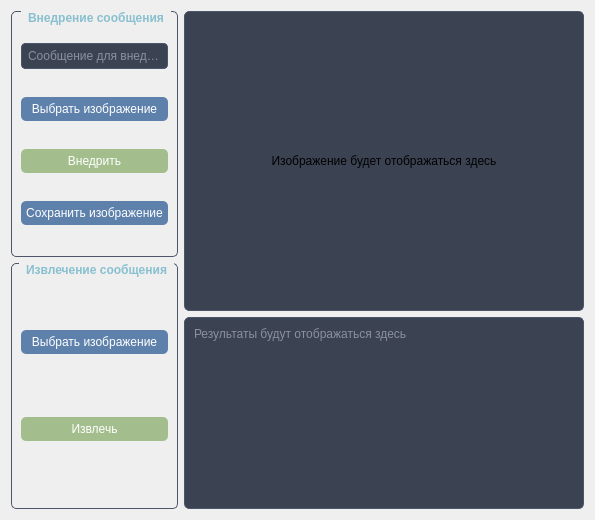
      <widget class="QWidget" name="tabSteganography">
       <attribute name="title">
        <string>Стеганография</string>
       </attribute>
       <layout class="QVBoxLayout" name="verticalLayout_2">
        <item>
         <layout class="QHBoxLayout" name="horizontalLayout">
          <item>
           <layout class="QVBoxLayout" name="verticalLayout_3">
            <item>
             <widget class="QGroupBox" name="groupBoxEmbed">
              <property name="title">
               <string>Внедрение сообщения</string>
              </property>
              <property name="styleSheet">
               <string notr="true">QGroupBox {
    border: 1px solid #4C566A;
    border-radius: 5px;
    margin-top: 1ex;
    font-weight: bold;
    color: #88C0D0;
}

QGroupBox::title {
    subcontrol-origin: margin;
    subcontrol-position: top center;
    padding: 0 5px;
}</string>
              </property>
              <layout class="QVBoxLayout" name="verticalLayout_5">
               <item>
                <widget class="QLineEdit" name="editEmbedMessage">
                 <property name="styleSheet">
                  <string notr="true">QLineEdit {
    background-color: #3B4252;
    color: #D8DEE9;
    border: 1px solid #4C566A;
    border-radius: 4px;
    padding: 4px;
}</string>
                 </property>
                 <property name="placeholderText">
                  <string>Сообщение для внедрения</string>
                 </property>
                </widget>
               </item>
               <item>
                <widget class="QPushButton" name="btnSelectImageEmbed">
                 <property name="styleSheet">
                  <string notr="true">QPushButton {
    background-color: #5E81AC;
    color: white;
    border-radius: 5px;
    padding: 5px;
}
QPushButton:hover {
    background-color: #81A1C1;
}</string>
                 </property>
                 <property name="text">
                  <string>Выбрать изображение</string>
                 </property>
                </widget>
               </item>
               <item>
                <widget class="QPushButton" name="btnEmbed">
                 <property name="styleSheet">
                  <string notr="true">QPushButton {
    background-color: #A3BE8C;
    color: white;
    border-radius: 5px;
    padding: 5px;
}
QPushButton:hover {
    background-color: #B9D39C;
}</string>
                 </property>
                 <property name="text">
                  <string>Внедрить</string>
                 </property>
                </widget>
               </item>
               <item>
                <widget class="QPushButton" name="btnSaveImage">
                 <property name="styleSheet">
                  <string notr="true">QPushButton {
    background-color: #5E81AC;
    color: white;
    border-radius: 5px;
    padding: 5px;
}
QPushButton:hover {
    background-color: #81A1C1;
}</string>
                 </property>
                 <property name="text">
                  <string>Сохранить изображение</string>
                 </property>
                </widget>
               </item>
              </layout>
             </widget>
            </item>
            <item>
             <widget class="QGroupBox" name="groupBoxExtract">
              <property name="title">
               <string>Извлечение сообщения</string>
              </property>
              <property name="styleSheet">
               <string notr="true">QGroupBox {
    border: 1px solid #4C566A;
    border-radius: 5px;
    margin-top: 1ex;
    font-weight: bold;
    color: #88C0D0;
}

QGroupBox::title {
    subcontrol-origin: margin;
    subcontrol-position: top center;
    padding: 0 5px;
}</string>
              </property>
              <layout class="QVBoxLayout" name="verticalLayout_6">
               <item>
                <widget class="QPushButton" name="btnSelectImageExtract">
                 <property name="styleSheet">
                  <string notr="true">QPushButton {
    background-color: #5E81AC;
    color: white;
    border-radius: 5px;
    padding: 5px;
}
QPushButton:hover {
    background-color: #81A1C1;
}</string>
                 </property>
                 <property name="text">
                  <string>Выбрать изображение</string>
                 </property>
                </widget>
               </item>
               <item>
                <widget class="QPushButton" name="btnExtract">
                 <property name="styleSheet">
                  <string notr="true">QPushButton {
    background-color: #A3BE8C;
    color: white;
    border-radius: 5px;
    padding: 5px;
}
QPushButton:hover {
    background-color: #B9D39C;
}</string>
                 </property>
                 <property name="text">
                  <string>Извлечь</string>
                 </property>
                </widget>
               </item>
              </layout>
             </widget>
            </item>
           </layout>
          </item>
          <item>
           <layout class="QVBoxLayout" name="verticalLayout_4">
            <item>
             <widget class="QLabel" name="labelImage">
              <property name="minimumSize">
               <size>
                <width>400</width>
                <height>300</height>
               </size>
              </property>
              <property name="styleSheet">
               <string notr="true">QLabel {
    background-color: #3B4252;
    border: 1px solid #4C566A;
    border-radius: 5px;
}</string>
              </property>
              <property name="text">
               <string>Изображение будет отображаться здесь</string>
              </property>
              <property name="alignment">
               <set>Qt::AlignCenter</set>
              </property>
             </widget>
            </item>
            <item>
             <widget class="QTextEdit" name="textOutput">
              <property name="styleSheet">
               <string notr="true">QTextEdit {
    background-color: #3B4252;
    color: #D8DEE9;
    border: 1px solid #4C566A;
    border-radius: 5px;
    padding: 5px;
}</string>
              </property>
              <property name="readOnly">
               <bool>true</bool>
              </property>
              <property name="placeholderText">
               <string>Результаты будут отображаться здесь</string>
              </property>
             </widget>
            </item>
           </layout>
          </item>
         </layout>
        </item>
       </layout>
      </widget>
